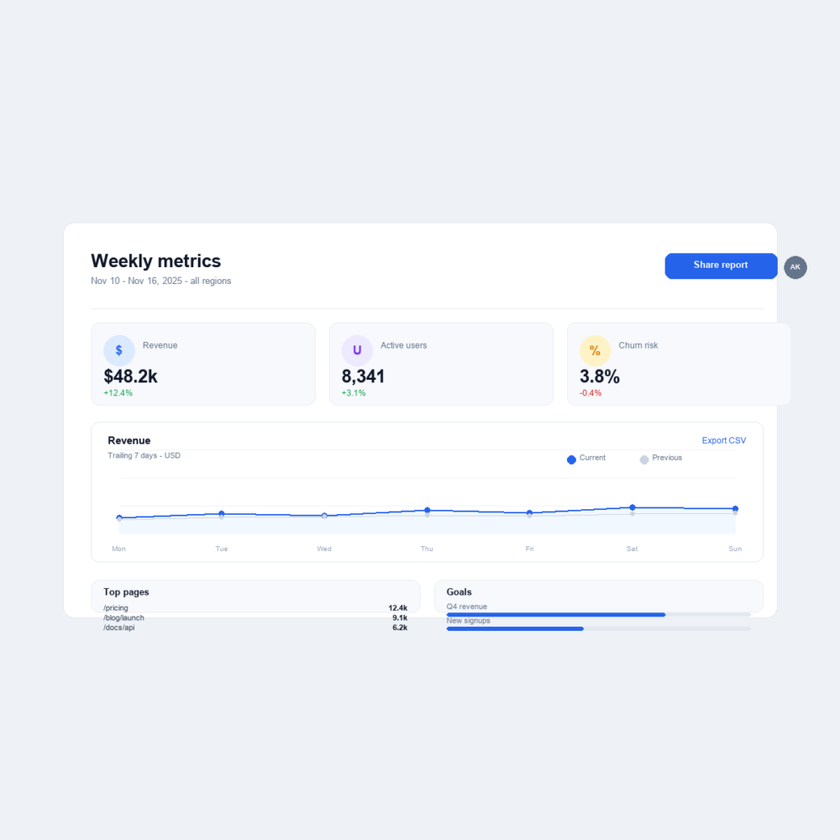
#> input picture detectors/anisotropy-census/letterbox-1000.png, 840 x 840 px, shrunk from 1000 x 1000 before the run
$ python pixel_edges.py ../anisotropy-census/letterbox-1000.png
#> lines starting #> are read from the running program, lines starting #| are printed output that depends on the picture; after the words box and inside, x2 and y2 are one past the last pixel; in counts of white or black regions, pixels touching at a corner belong together
#!/usr/bin/env python3
"""pixel_edges.py — pixel-side leading-edge census (experimental second
channel for detectors/edge-census).

Motivation (evals/grid-misalign/VERDICT.md, suggestion #2): the
record-based census needs repeated TEXT to group; icon-only UIs have
none. This channel needs no OCR and no VLM — it finds the defect in
raw pixels:

  1. Estimate the page background from the image border; content mask =
     pixels differing from it.
  2. Row projection -> contiguous row bands (cards, header strip,
     toolbar rows).
  3. Per band, the dominant color is the local surface (card white,
     strip gray); ink mask = pixels differing from it. Column
     projection -> x-intervals = element columns within that band.
  4. Cluster every interval across all bands by left edge
     (single-linkage, gap <= XCLUSTER px). Each cluster is one vertical
     stack of same-column elements.
  5. For clusters spanning >= MIN_BANDS bands, measure left-edge,
     right-edge, center and width spreads. Keep only UNIFORM-WIDTH
     clusters (width_spread <= WIDTH_MAX): variable-width x-columns are
     prose, whose ragged edges are legitimate — this guard is what
     separates repeated elements from text lines.
  6. Flag when the ANCHORED edge moved: min(left_spread, right_spread)
     > FLOOR_PX AND center_spread > FLOOR_PX. The min() rejects
     legitimate raggedness — left-anchored columns have ragged right
     edges by design (variable text length), right-anchored the
     reverse, centered-in-slot ragged both edges but a stable center.
     Only a real translation moves the anchored edge AND the center.

Calibration (measured): control.png max anchored spread = 1px;
defect.png carries the planted 6-9px drifts (eval's own pixel table:
avatar_L 8, pill_R 8, dots_L 7 — this census reproduces them as
anchored spreads 8/9/7). FLOOR_PX defaults to 3.

False-positive sweep (all evals/*/control.png + defect.png, 20 images):
before the width guard this fired on 9 of 10 non-grid scenes (prose
columns are legitimately ragged); after it, CLEAN on every non-grid
eval and on synth_ragged.png. It still cannot see vertical drift
smaller than a band, and elements closer than XCLUSTER px merge.
Complement to edge_census.py, not a replacement.

Usage (from repo root):
    uv run python detectors/edge-census/pixel_edges.py evals/grid-misalign/defect.png
    uv run python detectors/edge-census/pixel_edges.py img.png --json
"""

from __future__ import annotations

import argparse
import json
import sys
from pathlib import Path

import numpy as np
from PIL import Image

# ---- calibrated defaults ----
BG_DIST = 30      # per-channel-ish distance from page bg to count as content
SURF_DIST = 30    # distance from band-dominant color to count as ink
MIN_BAND_H = 8    # px; shorter bands are noise/antialiasing slivers
MIN_COL_INK = 3   # px of ink in a column to count toward an interval
MERGE_GAP = 8     # px; closer x-intervals within a band are one element
XCLUSTER = 12     # px; linkage gap for clustering intervals across bands
MIN_BANDS = 3     # clusters must span at least this many row bands
FLOOR_PX = 3.0    # flag threshold on anchored-edge and center spread
EDGE_MARGIN = 0.01  # fraction of width; intervals this close to the
                    # frame edge are browser chrome (scrollbar, margin),
                    # not drifting layout — real-corpus FP fix
WIDTH_MAX = 25.0  # px; max interval-width spread — rejects prose columns.
                 # Measured: pill/avatar/dots columns <= ~15px; every
                 # false positive on non-grid evals had width spread
                 # >= 44px (variable-length text lines).


def color_dist(a: np.ndarray, b: np.ndarray) -> np.ndarray:
    """Max abs per-channel distance broadcast over leading dims."""
    return np.abs(a.astype(np.int16) - b.astype(np.int16)).max(axis=-1)


def estimate_bg(img: np.ndarray) -> np.ndarray:
    """Median color of the outer 12px frame — the page background."""
    h, w = img.shape[:2]
    b = 12
    frame = np.concatenate([
        img[:b].reshape(-1, 3), img[-b:].reshape(-1, 3),
        img[:, :b].reshape(-1, 3), img[:, -b:].reshape(-1, 3)])
    return np.median(frame, axis=0)


def runs(mask: np.ndarray, min_len: int = 1) -> list[tuple[int, int]]:
    """Contiguous True runs in a 1-D bool array -> (start, end) inclusive."""
    out, i, n = [], 0, len(mask)
    while i < n:
        if mask[i]:
            j = i
            while j + 1 < n and mask[j + 1]:
                j += 1
            if j - i + 1 >= min_len:
                out.append((i, j))
            i = j + 1
        else:
            i += 1
    return out


def row_bands(content: np.ndarray) -> list[tuple[int, int]]:
    counts = content.sum(axis=1)
    # a band row needs a real column of content, not specks
    active = counts > max(4, content.shape[1] * 0.002)
    return runs(active, MIN_BAND_H)


def band_intervals(bw: np.ndarray) -> list[tuple[int, int]]:
    """x-intervals of ink inside one row band (bw = band ink mask)."""
    counts = bw.sum(axis=0)
    active = counts >= MIN_COL_INK
    raw = runs(active)
    # merge intervals separated by < MERGE_GAP px of non-ink
    merged: list[list[int]] = []
    for s, e in raw:
        if merged and s - merged[-1][1] - 1 < MERGE_GAP:
            merged[-1][1] = e
        else:
            merged.append([s, e])
    return [(s, e) for s, e in merged]


def census(img: np.ndarray, floor_px: float = FLOOR_PX,
           width_max: float = WIDTH_MAX) -> dict:
    h, w = img.shape[:2]
    bg = estimate_bg(img)
    content = color_dist(img, bg) > BG_DIST

    bands = row_bands(content)
    intervals: list[dict] = []  # {band, x0, x1}
    for bi, (y0, y1) in enumerate(bands):
        band = img[y0:y1 + 1]
        # local surface = median color of the band (card white / strip gray)
        surf = np.median(band.reshape(-1, 3), axis=0)
        ink = color_dist(band, surf) > SURF_DIST
        for x0, x1 in band_intervals(ink):
            intervals.append({"band": bi, "y": (y0, y1),
                              "x0": x0, "x1": x1})

    edge_px = max(8, int(w * EDGE_MARGIN))
    intervals = [it for it in intervals
                 if it["x0"] > edge_px and it["x1"] < w - edge_px]

    # cluster intervals across bands by left edge
    xs = sorted(intervals, key=lambda it: it["x0"])
    clusters: list[list[dict]] = []
    for it in xs:
        if clusters and it["x0"] - clusters[-1][-1]["x0"] <= XCLUSTER:
            clusters[-1].append(it)
        else:
            clusters.append([it])

    audit, findings = [], []
    for cl in clusters:
        band_ids = {c["band"] for c in cl}
        if len(band_ids) < MIN_BANDS:
            continue
        x0s = [c["x0"] for c in cl]
        x1s = [c["x1"] for c in cl]
        cxs = [(c["x0"] + c["x1"]) / 2 for c in cl]
        widths = [c["x1"] - c["x0"] for c in cl]
        wsp = max(widths) - min(widths)
        lsp, rsp = max(x0s) - min(x0s), max(x1s) - min(x1s)
        csp = max(cxs) - min(cxs)
        anchored = min(lsp, rsp)
        entry = {
            "n_bands": len(band_ids), "n_intervals": len(cl),
            "x0_range": [min(x0s), max(x0s)],
            "x1_range": [min(x1s), max(x1s)],
            "width_spread": wsp,
            "left_spread": lsp, "right_spread": rsp,
            "center_spread": csp, "anchored_spread": anchored,
            "bands": sorted(band_ids),
        }
        audit.append(entry)
        # uniform-size elements only: variable-width columns are prose,
        # not repeated elements — their ragged edges are legitimate
        if wsp > width_max:
            entry["skipped"] = "variable_width"
            continue
        if anchored > floor_px and csp > floor_px:
            findings.append({**entry, "kind": "edge_drift",
                             "floor_px": floor_px})

    findings.sort(key=lambda f: -f["anchored_spread"])
    return {
        "image_size": [w, h],
        "bg": [round(float(c), 1) for c in bg],
        "bands": [{"y": list(b), "h": b[1] - b[0] + 1} for b in bands],
        "intervals": len(intervals),
        "params": {"bg_dist": BG_DIST, "surf_dist": SURF_DIST,
                   "min_band_h": MIN_BAND_H, "min_col_ink": MIN_COL_INK,
                   "merge_gap": MERGE_GAP, "xcluster": XCLUSTER,
                   "width_max": width_max,
                   "min_bands": MIN_BANDS, "floor_px": floor_px},
        "audit": audit,
        "findings": findings,
        "verdict": "FLAGGED" if findings else "CLEAN",
    }


def main() -> int:
    p = argparse.ArgumentParser(
        description="Pixel-side leading-edge census (no OCR/VLM).")
    p.add_argument("image")
    p.add_argument("--json", action="store_true")
    p.add_argument("--floor-px", type=float, default=FLOOR_PX)
    p.add_argument("--width-max", type=float, default=WIDTH_MAX,
                   help="max interval-width spread for a cluster to count "
                        "as repeated elements (default %(default)s px)")
    args = p.parse_args()

    img = np.asarray(Image.open(args.image).convert("RGB"))
#> img is the input picture: shape (840, 840, 3); mean R, G, B 240.7, 243.4, 247.5
    result = census(img, floor_px=args.floor_px,
                    width_max=args.width_max)
#> in census, `bg = estimate_bg(img)`: bg = [238, 241, 245]
#> in color_dist, `return np.abs(a.astype(np.int16) - b.astype(np.int16)).max(axis=-1)`:
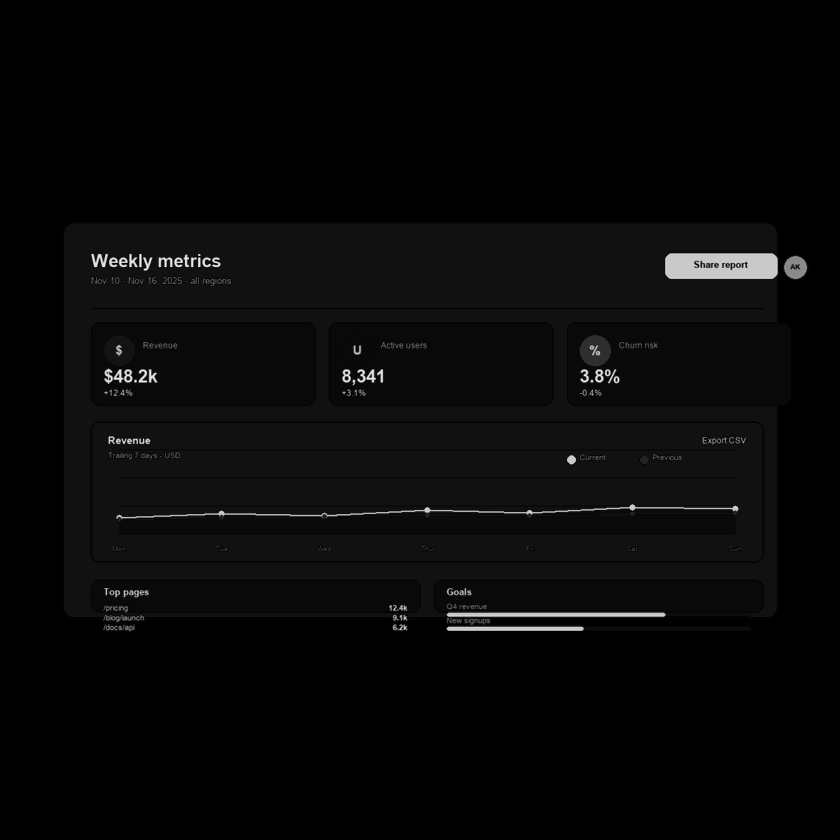
#> returned value: shape (840, 840) int16; min 0, max 241, mean 7.9
#> in census, `content = color_dist(img, bg) > BG_DIST`:
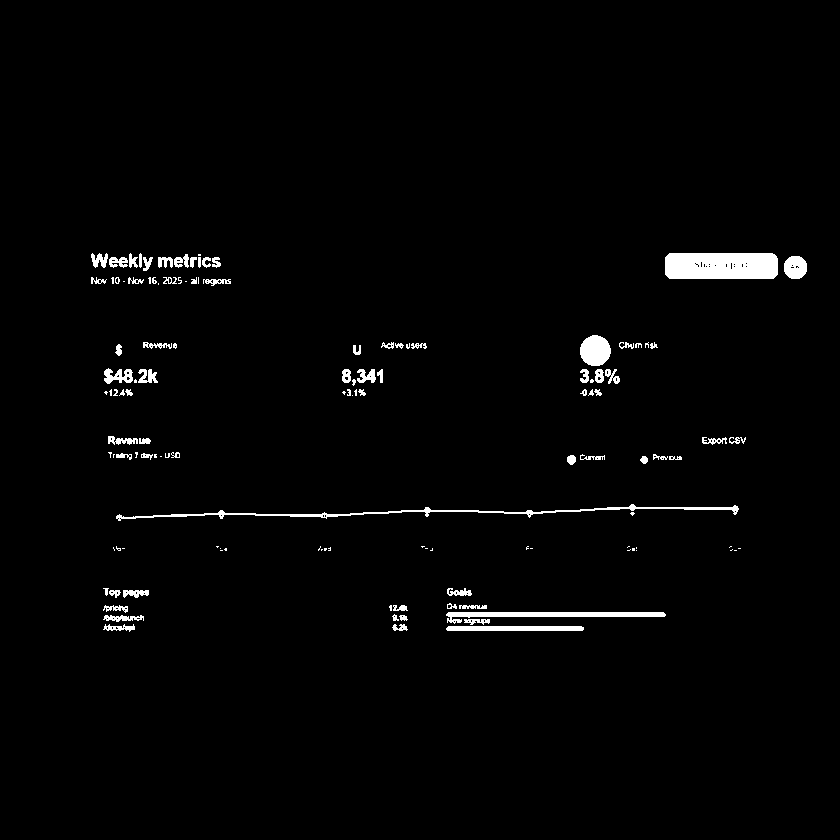
#> content: shape (840, 840) bool; 1.8% white; 127 white regions (52 under 20 px), largest, box (x1, y1, x2, y2) and area: (665, 253, 778, 279) 2863, (116, 504, 739, 521) 1554, (446, 612, 666, 624) 1149
#> in row_bands, `counts = content.sum(axis=1)`: counts = 840 values, max 260 at index 616, min 0 at index 0, mean 15.32
#> in runs, `out, i, n = [], 0, len(mask)`: out = []; i = 0; n = 840
#> after the loop in runs, `while i < n:`: j = 630; out = [(253, 283), (335, 365), (369, 383), (436, 443), (452, 463), (505, 518), (588, 597), (604, 630)]
#> in census, `bands = row_bands(content)`: bands has the same summary as out in runs
#> the loop in census, `for bi, (y0, y1) in enumerate(bands):` made 8 passes
#> (y0, y1, surf) on passes 1, 2, 3, 4, 5, 6, 8: (253, 283, [255, 255, 255]), (335, 365, [247, 249, 252]), (369, 383, [247, 249, 252]), (436, 443, [255, 255, 255]), (452, 463, [255, 255, 255]), (505, 518, [242, 248, 253]), (604, 630, [238, 241, 245])
#> (y0, y1, surf) on pass 7: (588, 597, [247, 249, 252])
#> pass 1, in census, `band = img[y0:y1 + 1]`:
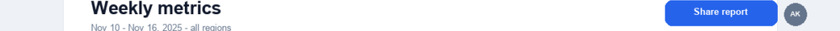
#> band: shape (31, 840, 3); mean R, G, B 219.3, 226.9, 242.8
#> pass 1, in census, `ink = color_dist(band, surf) > SURF_DIST`:
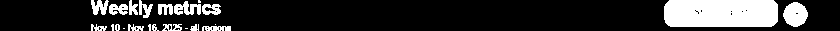
#> ink: shape (31, 840) bool; 19.2% white; 22 white regions (6 under 20 px), largest, box (x1, y1, x2, y2) and area: (664, 0, 778, 27) 3006, (783, 2, 808, 27) 460, (174, 1, 201, 15) 234
#> pass 2, in census, `band = img[y0:y1 + 1]`:
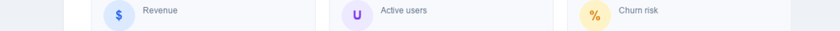
#> band: shape (31, 840, 3); mean R, G, B 243.6, 245.4, 248.5
#> pass 2, in census, `ink = color_dist(band, surf) > SURF_DIST`:
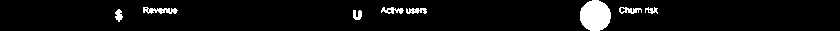
#> ink: shape (31, 840) bool; 5.3% white; 8 white regions, largest, box (x1, y1, x2, y2) and area: (580, 0, 611, 31) 765, (143, 7, 178, 14) 150, (381, 7, 404, 14) 94
#> after the loop in census, `for bi, (y0, y1) in enumerate(bands):`: intervals = 44 items
#> in census, `edge_px = max(8, int(w * EDGE_MARGIN))`: edge_px = 8
#> in census, `xs = sorted(intervals, key=lambda it: it["x0"])`: xs = 44 items
#> the loop in census, `for it in xs:` made 44 passes
#> it on passes 1 to 12: {'band': 0, 'y': (253, 283), 'x0': 91, 'x1': 230}, {'band': 7, 'y': (604, 630), 'x0': 103, 'x1': 143}, {'band': 2, 'y': (369, 383), 'x0': 104, 'x1': 156}, {'band': 6, 'y': (588, 597), 'x0': 105, 'x1': 148}, {'band': 3, 'y': (436, 443), 'x0': 108, 'x1': 149}, {'band': 4, 'y': (452, 463), 'x0': 109, 'x1': 156}, {'band': 1, 'y': (335, 365), 'x0': 115, 'x1': 121}, {'band': 5, 'y': (505, 518), 'x0': 116, 'x1': 135}, {'band': 1, 'y': (335, 365), 'x0': 143, 'x1': 176}, {'band': 5, 'y': (505, 518), 'x0': 153, 'x1': 153}, {'band': 4, 'y': (452, 463), 'x0': 165, 'x1': 179}, {'band': 5, 'y': (505, 518), 'x0': 170, 'x1': 186}
#> after the loop in census, `for it in xs:`: clusters = 21 items
#> the loop in census, `for cl in clusters:` made 21 passes
#> (x0s, x1s, cxs, widths, wsp, lsp, rsp, csp) on passes 1, 2, 7: ([91, 103, 104, 105, 108, 109, 115, 116], [230, 143, 156, 148, 149, 156, 121, 135], [160.5, 123, 130, 126.5, 128.5, 132.5, 118, 125.5], [139, 40, 52, 43, 41, 47, 6, 19], 133, 25, 109, 42.5), ([143, 153, 165, 170], [176, 153, 179, 186], [159.5, 153, 172, 178], [33, 0, 14, 16], 33, 27, 33, 25), ([342, 350, 353, 363], [383, 350, 361, 363], [362.5, 350, 357, 363], [41, 0, 8, 0], 41, 21, 33, 13)
#> after the loop in census, `for cl in clusters:`: audit = 6 items; findings = []
#> result = 8 items
    result["input"] = args.image

    if args.json:
        print(json.dumps(result, indent=2))
        return 0

    w, h = result["image_size"]
#> w = 840; h = 840
    print(f"pixel-edges: {args.image}  {w}x{h}")
#| pixel-edges: ../anisotropy-census/letterbox-1000.png  840x840
    print(f"  bg={[round(float(c)) for c in result['bg']]}  "
          f"row bands: {len(result['bands'])}  "
          f"intervals: {result['intervals']}")
#|   bg=[238, 241, 245]  row bands: 8  intervals: 44
    print("  bands (y-ranges): " +
          " ".join(f"{b['y'][0]}-{b['y'][1]}" for b in result["bands"]))
#|   bands (y-ranges): 253-283 335-365 369-383 436-443 452-463 505-518 588-597 604-630
    for f in result["findings"]:
        print(f"  FINDING edge_drift: x0[{f['x0_range'][0]}.."
              f"{f['x0_range'][1]}] n_bands={f['n_bands']} "
              f"left {f['left_spread']:.0f}px right "
              f"{f['right_spread']:.0f}px center {f['center_spread']:.0f}px "
              f"-> anchored {f['anchored_spread']:.0f}px "
              f"(floor {args.floor_px}px)")
#> this loop made 0 passes
    skipped = [a for a in result["audit"] if a.get("skipped")]
#> skipped = 6 items
    for a in skipped:
        print(f"  skipped x0[{a['x0_range'][0]}..{a['x0_range'][1]}] "
              f"n={a['n_bands']}: {a['skipped']} "
              f"(anchored {a['anchored_spread']:.0f}px, "
              f"width_spread {a['width_spread']:.0f}px)")
#> this loop made 6 passes
#|   skipped x0[91..116] n=8: variable_width (anchored 25px, width_spread 133px)
#|   skipped x0[143..170] n=3: variable_width (anchored 27px, width_spread 33px)
#|   skipped x0[342..363] n=3: variable_width (anchored 21px, width_spread 41px)
#|   skipped x0[381..401] n=3: variable_width (anchored 20px, width_spread 45px)
#|   skipped x0[580..580] n=3: variable_width (anchored 0px, width_spread 39px)
#|   skipped x0[607..640] n=3: variable_width (anchored 33px, width_spread 35px)
    if not result["findings"]:
        near = sorted((a for a in result["audit"] if not a.get("skipped")),
                      key=lambda a: -a["anchored_spread"])[:5]
#> near = []
        for a in near:
            print(f"  max anchored spread: x0[{a['x0_range'][0]}.."
                  f"{a['x0_range'][1]}] n={a['n_bands']} "
                  f"{a['anchored_spread']:.0f}px "
                  f"(L{a['left_spread']:.0f} R{a['right_spread']:.0f} "
                  f"C{a['center_spread']:.0f})")
    print(f"  VERDICT: {result['verdict']}")
#|   VERDICT: CLEAN
    return 0


if __name__ == "__main__":
    sys.exit(main())
#> (the program exits here)
